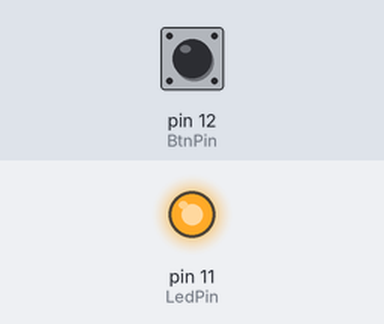
The program below on a simulated Raspberry Pi (header pin numbers). On the bench: output pins drawn as LEDs (lit = HIGH). The test bench sets the inputs (shaded band); at power-on: pin 12 (BtnPin) HIGH. What the program prints to the terminal is not drawn.

Above: at 1.2 s.
1.3 s: pin 12 (BtnPin) pulled LOW for 0.15 s
At 1.37 s:
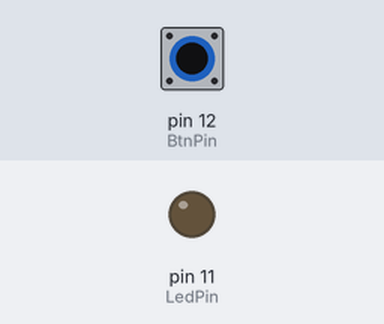
2.9 s: pin 12 (BtnPin) pulled LOW for 3.2 s
At 6.4 s:
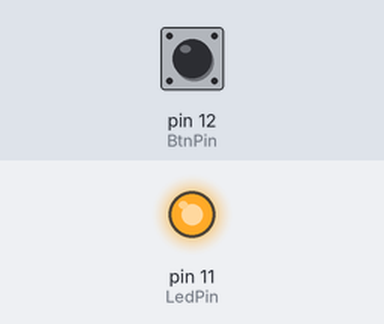
Timing chart, 0 to 7.9 s (numbered marks = the images above; inputs shaded):
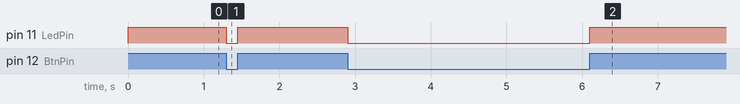

Measured:
- after the input at 1.3 s, pin 11 (LedPin): HIGH → LOW at once, → HIGH 0.15 s later
- after the input at 2.9 s, pin 11 (LedPin): HIGH → LOW at once, → HIGH 3.2 s later

The program:

switch-led.py
```python
import RPi.GPIO as GPIO

LedPin = 11
BtnPin = 12

def setup():
    GPIO.setmode(GPIO.BOARD)
    GPIO.setup(LedPin, GPIO.OUT)
    GPIO.setup(BtnPin, GPIO.IN, pull_up_down=GPIO.PUD_UP)
    GPIO.output(LedPin, GPIO.HIGH)

def loop():
    while True:
        if GPIO.input(BtnPin) == GPIO.LOW:
            print ('...led on')
            GPIO.output(LedPin, GPIO.LOW)
        else:
            print ('led off...')
            GPIO.output(LedPin, GPIO.HIGH)

def destroy():
    GPIO.output(LedPin, GPIO.HIGH)
    GPIO.cleanup()

if __name__ == '__main__':
    setup()
    try:
        loop()
    except KeyboardInterrupt:
        destroy()
```
